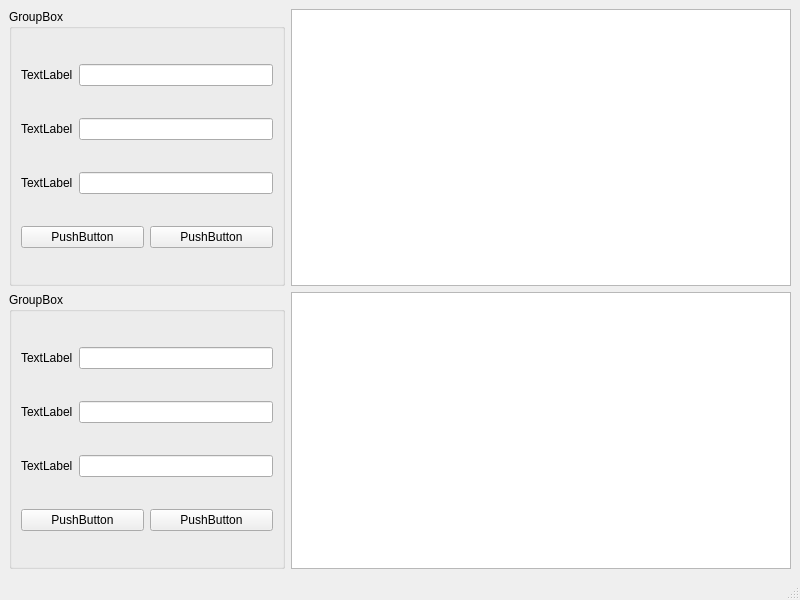
<?xml version="1.0" encoding="UTF-8"?>
<ui version="4.0">
 <class>MainWindow</class>
 <widget class="QMainWindow" name="MainWindow">
  <property name="geometry">
   <rect>
    <x>0</x>
    <y>0</y>
    <width>800</width>
    <height>600</height>
   </rect>
  </property>
  <property name="windowTitle">
   <string>MainWindow</string>
  </property>
  <widget class="Widget" name="centralwidget">
   <layout class="QHBoxLayout" name="horizontalLayout_10">
    <item>
     <layout class="QHBoxLayout" name="horizontalLayout_9">
      <item>
       <layout class="QVBoxLayout" name="verticalLayout_3">
        <item>
         <widget class="GroupBox" name="groupBox">
          <property name="maximumSize">
           <size>
            <width>300</width>
            <height>16777215</height>
           </size>
          </property>
          <property name="title">
           <string>GroupBox</string>
          </property>
          <layout class="QVBoxLayout" name="verticalLayout">
           <item>
            <layout class="QHBoxLayout" name="horizontalLayout">
             <item>
              <widget class="Label" name="label">
               <property name="text">
                <string>TextLabel</string>
               </property>
              </widget>
             </item>
             <item>
              <widget class="LineEdit" name="lineEdit"/>
             </item>
            </layout>
           </item>
           <item>
            <layout class="QHBoxLayout" name="horizontalLayout_2">
             <item>
              <widget class="Label" name="label_2">
               <property name="text">
                <string>TextLabel</string>
               </property>
              </widget>
             </item>
             <item>
              <widget class="LineEdit" name="lineEdit_2"/>
             </item>
            </layout>
           </item>
           <item>
            <layout class="QHBoxLayout" name="horizontalLayout_3">
             <item>
              <widget class="Label" name="label_3">
               <property name="text">
                <string>TextLabel</string>
               </property>
              </widget>
             </item>
             <item>
              <widget class="LineEdit" name="lineEdit_3"/>
             </item>
            </layout>
           </item>
           <item>
            <layout class="QHBoxLayout" name="horizontalLayout_4">
             <item>
              <widget class="PushButton" name="pushButton">
               <property name="text">
                <string>PushButton</string>
               </property>
              </widget>
             </item>
             <item>
              <widget class="PushButton" name="pushButton_2">
               <property name="text">
                <string>PushButton</string>
               </property>
              </widget>
             </item>
            </layout>
           </item>
          </layout>
         </widget>
        </item>
        <item>
         <widget class="GroupBox" name="groupBox_2">
          <property name="maximumSize">
           <size>
            <width>300</width>
            <height>16777215</height>
           </size>
          </property>
          <property name="title">
           <string>GroupBox</string>
          </property>
          <layout class="QVBoxLayout" name="verticalLayout_2">
           <item>
            <layout class="QHBoxLayout" name="horizontalLayout_5">
             <item>
              <widget class="Label" name="label_4">
               <property name="text">
                <string>TextLabel</string>
               </property>
              </widget>
             </item>
             <item>
              <widget class="LineEdit" name="lineEdit_4"/>
             </item>
            </layout>
           </item>
           <item>
            <layout class="QHBoxLayout" name="horizontalLayout_6">
             <item>
              <widget class="Label" name="label_5">
               <property name="text">
                <string>TextLabel</string>
               </property>
              </widget>
             </item>
             <item>
              <widget class="LineEdit" name="lineEdit_5"/>
             </item>
            </layout>
           </item>
           <item>
            <layout class="QHBoxLayout" name="horizontalLayout_7">
             <item>
              <widget class="Label" name="label_6">
               <property name="text">
                <string>TextLabel</string>
               </property>
              </widget>
             </item>
             <item>
              <widget class="LineEdit" name="lineEdit_6"/>
             </item>
            </layout>
           </item>
           <item>
            <layout class="QHBoxLayout" name="horizontalLayout_8">
             <item>
              <widget class="PushButton" name="pushButton_3">
               <property name="text">
                <string>PushButton</string>
               </property>
              </widget>
             </item>
             <item>
              <widget class="PushButton" name="pushButton_4">
               <property name="text">
                <string>PushButton</string>
               </property>
              </widget>
             </item>
            </layout>
           </item>
          </layout>
         </widget>
        </item>
       </layout>
      </item>
     </layout>
    </item>
    <item>
     <layout class="QVBoxLayout" name="verticalLayout_4">
      <item>
       <widget class="QTableWidget" name="tableWidget">
        <property name="minimumSize">
         <size>
          <width>500</width>
          <height>0</height>
         </size>
        </property>
       </widget>
      </item>
      <item>
       <widget class="QTableWidget" name="tableWidget_2"/>
      </item>
     </layout>
    </item>
   </layout>
  </widget>
  <widget class="QMenuBar" name="menubar">
   <property name="geometry">
    <rect>
     <x>0</x>
     <y>0</y>
     <width>800</width>
     <height>23</height>
    </rect>
   </property>
  </widget>
  <widget class="QStatusBar" name="statusbar"/>
 </widget>
 <customwidgets>
  <customwidget>
   <class>LineEdit</class>
   <extends>QLineEdit</extends>
   <header>quina.widgets</header>
  </customwidget>
  <customwidget>
   <class>GroupBox</class>
   <extends>QGroupBox</extends>
   <header>quina.widgets</header>
   <container>1</container>
  </customwidget>
  <customwidget>
   <class>Label</class>
   <extends>QLabel</extends>
   <header>quina.widgets</header>
  </customwidget>
  <customwidget>
   <class>PushButton</class>
   <extends>QPushButton</extends>
   <header>quina.widgets</header>
  </customwidget>
  <customwidget>
   <class>Widget</class>
   <extends>QWidget</extends>
   <header>quina.widgets</header>
   <container>1</container>
  </customwidget>
 </customwidgets>
 <resources/>
 <connections/>
</ui>
